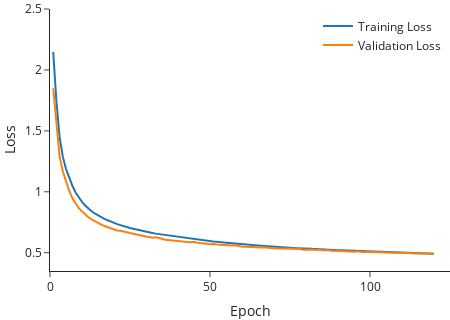

Notebook code for this chart:
### Code cell
import json
import plotly.graph_objs as go

with open('training_history.json', 'r') as file:
    history_1 = json.load(file)

with open('training_history_2.json', 'r') as file:
    history_2 = json.load(file)

with open('training_history_3.json', 'r') as file:
    history_3 = json.load(file)

epochs = list(range(1, 121))
loss = history_1['loss'] + history_2['loss'] + history_3['loss']
val_loss = history_1['val_loss'] + history_2['val_loss'] + history_3['val_loss']


fig = go.Figure()

fig.add_trace(go.Scatter(x=epochs, y=loss, mode='lines', name='Training Loss'))
fig.add_trace(go.Scatter(x=epochs, y=val_loss, mode='lines', name='Validation Loss'))

fig.update_layout(
    height=320,
    margin=dict(t=0, b=0, l=0, r=0),
    showlegend=True,
    template='simple_white',
    #title='Neural Network Training History',
    xaxis_title='Epoch',
    yaxis_title='Loss',
    legend=dict(
        x=0.99,
        y=0.99,
        xanchor='right',
        yanchor='top'
    )
)

fig.update_xaxes(range=[0, 125])
fig.update_yaxes(range=[0.35, 2.5])

config = {
    'displayModeBar': False,
    'scrollZoom': False,
    'autosizable': True,
    'responsive': True,
    'showTips': False
}

html_string = fig.to_html(full_html=False, include_plotlyjs='cdn', config=config)
plot_dict['training_history'] = html_string
with open(plot_dict_path, 'w') as f:
    json.dump(plot_dict, f)

fig.update_layout(
    width=450
)

fig.show(config=config)
